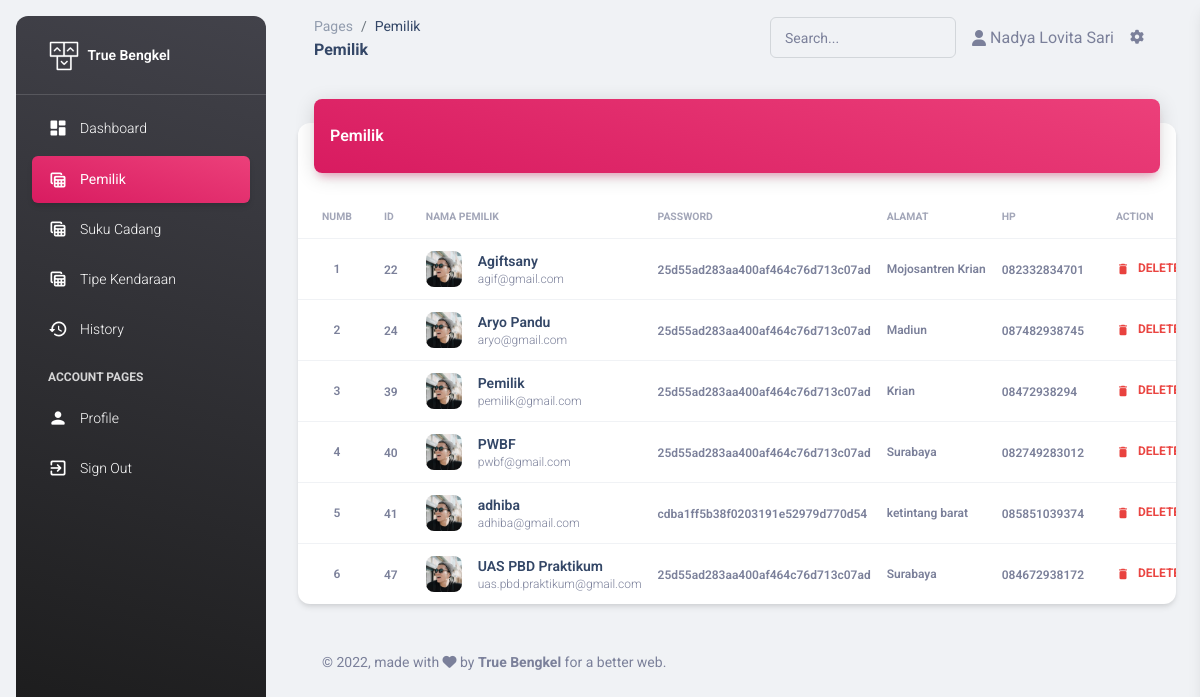
/pages/dashboard/pegawai/pemilik-table.php (signed in), run on the app's committed database.
### tables this page shows
CREATE TABLE `user` (
  `id_user` int(11) NOT NULL,
  `id_jabatan` char(1) DEFAULT NULL,
  `nama` varchar(100) NOT NULL,
  `email` varchar(100) NOT NULL,
  `password` varchar(32) NOT NULL,
  `role` varchar(20) NOT NULL,
  `alamat` varchar(100) DEFAULT NULL,
  `telp` varchar(15) DEFAULT NULL
);

### pages/dashboard/pegawai/pemilik-table.php (the view, shortened to what this page needs)
<?php
  include_once("../../../config/config.php");
  $result             = "SELECT * FROM user WHERE role='pemilik'";
  $pemiliks           = mysqli_query($mysqli, $result);
  $counter            = 1;
?>
<!DOCTYPE html>
<html lang="en">
<head>
  <link href="../../../assets/css/nucleo-icons.css" rel="stylesheet" />
  <link href="../../../assets/css/nucleo-svg.css" rel="stylesheet" />
  <link id="pagestyle" href="../../../assets/css/material-dashboard.css" rel="stylesheet" />
</head>
<body class="g-sidenav-show  bg-gray-200">
  <aside class="sidenav navbar navbar-vertical navbar-expand-xs border-0 border-radius-xl my-3 fixed-start ms-3   bg-gradient-dark" id="sidenav-main">
    <div class="sidenav-header">
      <a class="navbar-brand m-0" href="../../../pages/dashboard/pegawai/dashboard.php">
        <img src="../../../assets/img/logo-ct.png" class="navbar-brand-img h-100" alt="main_logo">
        <span class="ms-1 font-weight-bold text-white">True Bengkel</span>
      </a>
    </div>
    <hr class="horizontal light mt-0 mb-2">
    <div class="collapse navbar-collapse  w-auto  max-height-vh-100" id="sidenav-collapse-main">
    <ul class="navbar-nav">
        <li class="nav-item">
          <a class="nav-link text-white" href="../../../pages/dashboard/pegawai/dashboard.php">
            <div class="text-white text-center me-2 d-flex align-items-center justify-content-center">
              <i class="material-icons opacity-10">dashboard</i>
            </div>
            <span class="nav-link-text ms-1">Dashboard</span>
          </a>
        </li>
        <li class="nav-item">
          <a class="nav-link text-white active bg-gradient-primary" href="../../../pages/dashboard/pegawai/pemilik-table.php">
            <div class="text-white text-center me-2 d-flex align-items-center justify-content-center">
              <i class="material-icons opacity-10">table_view</i>
            </div>
            <span class="nav-link-text ms-1">Pemilik</span>
          </a>
        </li>
        <li class="nav-item">
          <a class="nav-link text-white " href="../../../pages/dashboard/pegawai/suku-cadang-table.php">
            <div class="text-white text-center me-2 d-flex align-items-center justify-content-center">
              <i class="material-icons opacity-10">table_view</i>
            </div>
            <span class="nav-link-text ms-1">Suku Cadang</span>
          </a>
        </li>
        <li class="nav-item">
          <a class="nav-link text-white " href="../../../pages/dashboard/pegawai/tipe-kendaraan-table.php">
            <div class="text-white text-center me-2 d-flex align-items-center justify-content-center">
              <i class="material-icons opacity-10">table_view</i>
            </div>
            <span class="nav-link-text ms-1">Tipe Kendaraan</span>
          </a>
        </li>
        <li class="nav-item">
          <a class="nav-link text-white " href="../../../pages/dashboard/pegawai/billing.php">
            <div class="text-white text-center me-2 d-flex align-items-center justify-content-center">
              <i class="material-icons opacity-10">history</i>
            </div>
            <span class="nav-link-text ms-1">History</span>
          </a>
        </li>
        <li class="nav-item mt-3">
          <h6 class="ps-4 ms-2 text-uppercase text-xs text-white font-weight-bolder opacity-8">Account pages</h6>
        </li>
        <li class="nav-item">
          <a class="nav-link text-white " href="../../../pages/dashboard/pegawai/profile.php">
            <div class="text-white text-center me-2 d-flex align-items-center justify-content-center">
              <i class="material-icons opacity-10">person</i>
            </div>
            <span class="nav-link-text ms-1">Profile</span>
          </a>
        </li>
        <li class="nav-item">
          <a class="nav-link text-white" href="../../../process/sign-out.php">
            <div class="text-white text-center me-2 d-flex align-items-center justify-content-center">
              <i class="material-icons opacity-10">exit_to_app</i>
            </div>
            <span class="nav-link-text ms-1">Sign Out</span>
          </a>
        </li>
      </ul>
    </div>
  </aside>
  <main class="main-content position-relative max-height-vh-100 h-100 border-radius-lg ">
    <nav class="navbar navbar-main navbar-expand-lg px-0 mx-4 shadow-none border-radius-xl" id="navbarBlur" navbar-scroll="true">
      <div class="container-fluid py-1 px-3">
        <nav aria-label="breadcrumb">
          <ol class="breadcrumb bg-transparent mb-0 pb-0 pt-1 px-0 me-sm-6 me-5">
            <li class="breadcrumb-item text-sm"><a class="opacity-5 text-dark" href="javascript:;">Pages</a></li>
            <li class="breadcrumb-item text-sm text-dark active" aria-current="page">Pemilik</li>
          </ol>
          <h6 class="font-weight-bolder mb-0">Pemilik</h6>
        </nav>
        <div class="collapse navbar-collapse mt-sm-0 mt-2 me-md-0 me-sm-4" id="navbar">
          <div class="ms-md-auto pe-md-3 d-flex align-items-center">
            <div class="input-group input-group-outline">
              <label class="form-label">Search...</label>
              <input type="text" class="form-control">
            </div>
          </div>
          <ul class="navbar-nav  justify-content-end">
            <li class="nav-item d-flex align-items-center">
                <i class="fa fa-user me-sm-1"></i>
                <span class="d-sm-inline d-none"><?php echo $_SESSION['nama']; ?></span>
            </li>
            <li class="nav-item px-3 d-flex align-items-center">
              <a href="javascript:;" class="nav-link text-body p-0">
                <i class="fa fa-cog fixed-plugin-button-nav cursor-pointer"></i>
              </a>
            </li>
          </ul>
        </div>
      </div>
    </nav>
    <div class="container-fluid py-4">
      <div class="row">
        <div class="col-12">
          <div class="card my-4">
            <div class="card-header p-0 position-relative mt-n4 mx-3 z-index-2">
              <div class="bg-gradient-primary shadow-primary border-radius-lg pt-4 pb-3">
                <h6 class="text-white text-capitalize ps-3">Pemilik</h6>
              </div>
            </div>
            <div class="card-body px-0 pb-0">
              <div class="table-responsive p-0">
                <table class="table align-items-center mb-0">
                  <thead>
                    <tr>
                      <th class="text-uppercase text-secondary text-xxs font-weight-bolder opacity-7 align-middle text-center">Numb</th>
                      <th class="text-uppercase text-secondary text-xxs font-weight-bolder opacity-7 ps-2">ID</th>
                      <th class="text-uppercase text-secondary text-xxs font-weight-bolder opacity-7 ps-2">Nama Pemilik</th>
                      <th class="text-uppercase text-secondary text-xxs font-weight-bolder opacity-7 ps-2">Password</th>
                      <th class="text-uppercase text-secondary text-xxs font-weight-bolder opacity-7 ps-2">Alamat</th>
                      <th class="text-uppercase text-secondary text-xxs font-weight-bolder opacity-7 ps-2">HP</th>
                      <th class="text-uppercase text-secondary text-xxs font-weight-bolder opacity-7">Action</th>
                    </tr>
                  </thead>
                  <tbody>
                    <?php foreach ($pemiliks as $pemilik) : ?>
                    <tr>
                      <td class="align-middle text-center text-sm">
                        <span class="text-secondary font-weight-bold text-xs"><?php echo $counter; ?></span>
                      </td>
                      <td>
                        <span class="text-secondary font-weight-bold text-xs"><?php echo $pemilik["id_user"]; ?></span>
                      </td>
                      <td>
                        <div class="d-flex py-1">
                          <div>
                            <img src="../../../assets/img/team-2.jpg" class="avatar avatar-sm me-3 border-radius-lg" alt="user1">
                          </div>
                          <div class="d-flex flex-column justify-content-center">
                            <h6 class="mb-0 text-sm"><?php echo $pemilik["nama"]; ?></h6>
                            <p class="text-xs text-secondary mb-0"><?php echo $pemilik["email"]; ?></p>
                          </div>
                        </div>
                      </td>
                      <td>
                        <span class="text-secondary font-weight-bold text-xs"><?php echo $pemilik["password"]; ?></span>
                      </td>
                      <td class="text-sm">
                        <span class="text-secondary font-weight-bold text-xs"><?php echo $pemilik["alamat"]; ?></span>
                      </td>
                      <td>
                        <span class="text-secondary text-xs font-weight-bold"><?php echo $pemilik["telp"]; ?></span>
                      </td>
                      <td>
                        <a class="btn btn-link text-danger text-gradient px-3 mb-0" href="javascript:;" onclick="return confirm('Apakah Anda yakin ingin menghapus data ini?')"><i class="material-icons text-sm me-2">delete</i>Delete</a>
                      </td>
                    </tr>
                    <?php
                      $counter++;
                      endforeach;
                    ?>
                  </tbody>
                </table>
              </div>
            </div>
          </div>
        </div>
      </div>
      <footer class="footer py-4  ">
      <div class="container-fluid">
        <div class="row align-items-center justify-content-lg-between">
          <div class="col-lg-6 mb-lg-0 mb-4">
            <div class="copyright text-center text-sm text-muted text-lg-start">
              © ,
              made with <i class="fa fa-heart"></i> by
              <strong><span>True Bengkel</strong></span>
              for a better web.
            </div>
          </div>
        </div>
      </div>
    </footer>
    </div>
  </main>
</body>
</html>

### data on the page
user: id_user "22", nama "Agiftsany", email "agif@gmail.com", password "25d55ad283aa400af464c76d713c07ad", alamat "Mojosantren Krian", telp "082332834701"
user: id_user "24", nama "Aryo Pandu", email "aryo@gmail.com", password "25d55ad283aa400af464c76d713c07ad", alamat "Madiun", telp "087482938745"
user: id_user "39", nama "Pemilik", email "pemilik@gmail.com", password "25d55ad283aa400af464c76d713c07ad", alamat "Krian", telp "08472938294"
user: id_user "40", nama "PWBF", email "pwbf@gmail.com", password "25d55ad283aa400af464c76d713c07ad", alamat "Surabaya", telp "082749283012"
user: id_user "41", nama "adhiba", email "adhiba@gmail.com", password "cdba1ff5b38f0203191e52979d770d54", alamat "ketintang barat", telp "085851039374"
user: id_user "47", nama "UAS PBD Praktikum", email "uas.pbd.praktikum@gmail.com", password "25d55ad283aa400af464c76d713c07ad", alamat "Surabaya", telp "084672938172"

### other printed values
$_SESSION['nama'] "Nadya Lovita Sari"
